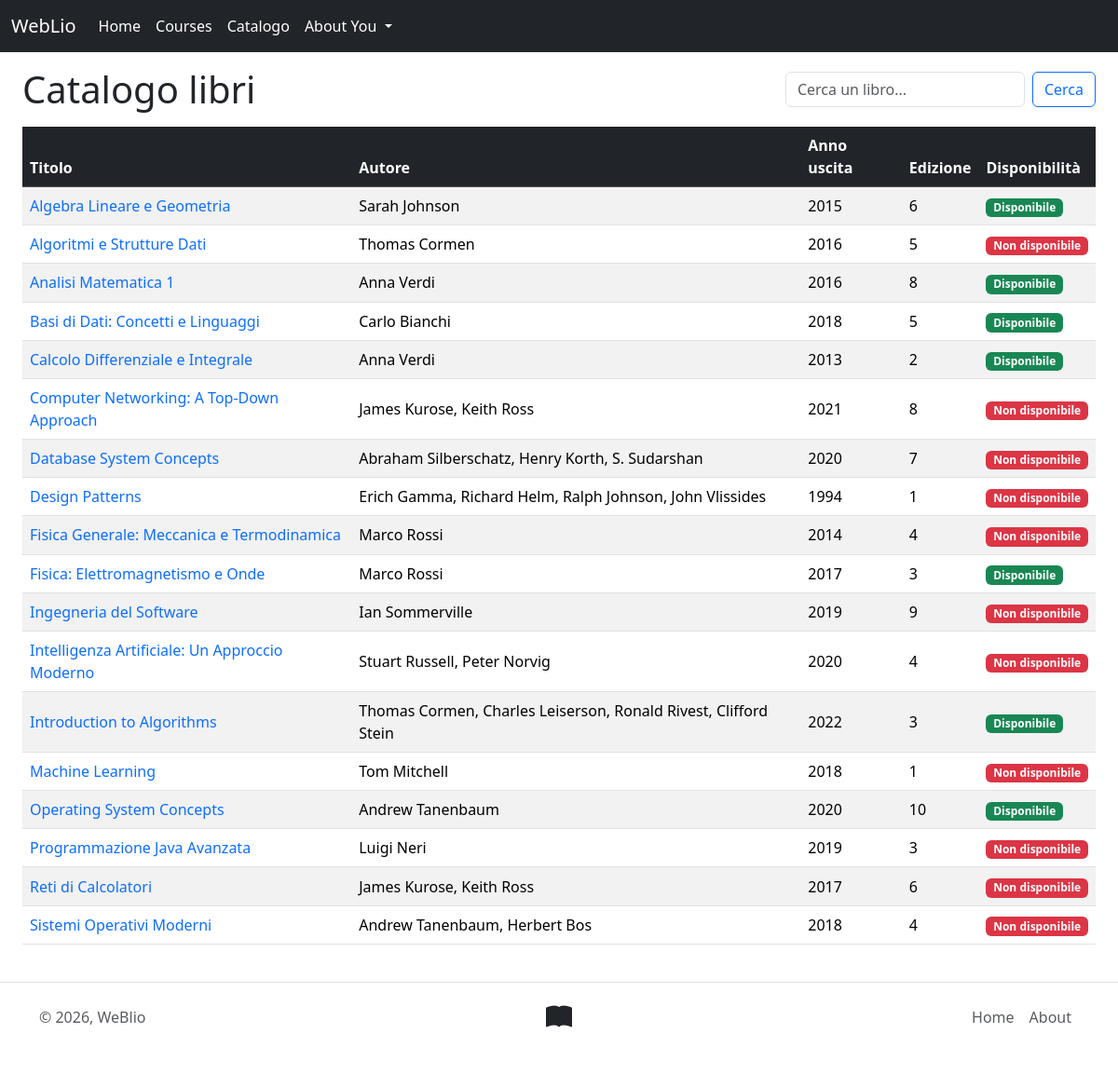
The app's page /php/catalogo.php with its own data.
### tables this page shows
CREATE TABLE IF NOT EXISTS `libri`(
`codice_libro` INT AUTO_INCREMENT,
`nome_libro` VARCHAR(50) NOT NULL, 
`edizione` INT NOT NULL,
`data_uscita` INT NOT NULL,
`descrizione` TEXT,
`immagine_libro` VARCHAR(50),
`disponibile` INT DEFAULT 0,
PRIMARY KEY(`codice_libro`),
INDEX `idx_libri`(`nome_libro` ASC)
);

### php/catalogo.php (called while the page is built)
<?php
    require_once("db/Bootstrap.php");
    $templateParams["titolo"] = "WebLio - Catalogo";
    $q = isset($_GET["q"]) ? trim($_GET["q"]) : "";
    $course = isset($_GET["course"]) ? (int) $_GET["course"] : 0;
    $templateParams["h1"] = "Catalogo libri";
    $templateParams["selectedCourse"] = $course;
    $templateParams["css"] = "../html/css/catalogo.css";
    $templateParams["header"] = "template/headerCatalogue.php";
    $templateParams["baseUpperPage"] = "template/library-form.php";
    $templateParams["Libri"] = $dbh->getBooksBySearch($q,$course);
    require("template/base.php");
?>

### php/db/db.php (called while the page is built, shortened)
<?php
class DatabaseHelper
{
  private $db;
  public function __construct($servername, $username, $password, $dbname, $port)
  {
    $this->db = new mysqli($servername, $username, $password, $dbname, $port);
  }
  public function getBooksBySearch($search, $courseId){
    $search = trim($search);
    $query = "SELECT l.*, GROUP_CONCAT(CONCAT(a.nome_autore,' ',a.cognome_autore) SEPARATOR ', ') AS autore_completo
              FROM libri l
              LEFT JOIN autore_libro al ON l.codice_libro = al.codice_libro
              LEFT JOIN autori a ON a.codice_autore = al.codice_autore";
    $params = [];
    $types  = "";
    if ($courseId != 0) {
        $query .= " INNER JOIN libro_corso lc ON lc.codice_libro = l.codice_libro ";
        $query .= " WHERE lc.codice_corso = ? ";
        $params[] = (int)$courseId;
        $types .= "i";
    } else {
        $query .= " WHERE 1=1 ";
    }if($search !== "") {
        $like = "%".$search."%";
        $query .= " AND (l.nome_libro LIKE ?
                   OR CAST(l.data_uscita AS CHAR) LIKE ?
                   OR EXISTS (
                   SELECT 1
                   FROM autore_libro al2
                   JOIN autori a2 ON a2.codice_autore = al2.codice_autore
                   WHERE al2.codice_libro = l.codice_libro
                   AND CONCAT(a2.nome_autore,' ',a2.cognome_autore) LIKE ?)) ";
        $params[] = $like; $types .= "s";
        $params[] = $like; $types .= "s";
        $params[] = $like; $types .= "s";
    }
    $query .= "
        GROUP BY l.codice_libro
        ORDER BY l.nome_libro ASC
    ";
    $stmt = $this->db->prepare($query);
    $stmt->execute();
    $result = $stmt->get_result();
    return $result->fetch_all(MYSQLI_ASSOC);
  }
}

### php/db/Bootstrap.php (called while the page is built, shortened)
<?php
require_once ROOT_PATH . 'db'.DIRECTORY_SEPARATOR.'db.php';
$dbh = new DatabaseHelper("localhost", "root", "", "weblio", 3306);
?>

### php/template/library-form.php (the view)
<div class="d-flex flex-column flex-md-row justify-content-between align-items-stretch align-items-md-center gap-2 mb-3">
    <h1 class="m-0"><?= $templateParams["h1"] ?></h1>
    <form class="d-flex gap-2" method="GET" action="catalogo.php">
        <input
            class="form-control"
            type="search"
            name="q"
            placeholder="Cerca un libro..."
            aria-label="Search">
        <button class="btn btn-outline-primary flex-shrink-0" type="submit">Cerca</button>
    </form>
</div>
<div class="table-responsive">
  <table class="table table-striped table-hover align-middle">
      <thead class="table-dark">
          <tr>
              <th scope="col">Titolo</th>
              <th scope="col" class="d-none d-md-table-cell">Autore</th>
              <th scope="col" class="d-none d-lg-table-cell">Anno uscita</th>
              <th scope="col" class="d-none d-lg-table-cell">Edizione</th>
              <th scope="col">Disponibilità</th>
          </tr>
      </thead>
      <tbody>
          <?php foreach ($templateParams["Libri"] as $libro): ?>
          <tr>
              <td>
                <a href="book.php?id=<?= $libro["codice_libro"] ?>">
                  <?= !empty(htmlspecialchars($libro["nome_libro"])) ? htmlspecialchars($libro["nome_libro"]) : "N/A" ?>
                </a>
              </td>
              <td class="d-none d-md-table-cell">
                <?= !empty(htmlspecialchars($libro["autore_completo"])) ? htmlspecialchars($libro["autore_completo"]) : "N/A" ?>
              </td>
              <td class="d-none d-lg-table-cell">
                <?= !empty(htmlspecialchars($libro["data_uscita"])) ? htmlspecialchars($libro["data_uscita"]) : "N/A" ?>
              </td>
              <td class="d-none d-lg-table-cell">
                <?= !empty(htmlspecialchars($libro["edizione"])) ? htmlspecialchars($libro["edizione"]) : "N/A" ?>
              </td>
              <td>
                  <?php if ($libro["disponibile"] == 0): ?>
                      <span class="badge bg-success disp">Disponibile</span>
                  <?php else: ?>
                      <span class="badge bg-danger disp">Non disponibile</span>
                  <?php endif; ?>
              </td>
          </tr>
          <?php endforeach; ?>
      </tbody>
  </table>
</div>

### css/styles.css (style rules this page uses)
a { text-decoration: none; }
.disp { cursor:default; }

### records on screen
libri: nome_libro "Algebra Lineare e Geometria", autore_completo "Sarah Johnson", data_uscita "2015", edizione "6", disponibile "Disponibile"
libri: nome_libro "Algoritmi e Strutture Dati", autore_completo "Thomas Cormen", data_uscita "2016", edizione "5", disponibile "Non disponibile"
libri: nome_libro "Analisi Matematica 1", autore_completo "Anna Verdi", data_uscita "2016", edizione "8", disponibile "Disponibile"
libri: nome_libro "Basi di Dati: Concetti e Linguaggi", autore_completo "Carlo Bianchi", data_uscita "2018", edizione "5", disponibile "Disponibile"
libri: nome_libro "Calcolo Differenziale e Integrale", autore_completo "Anna Verdi", data_uscita "2013", edizione "2", disponibile "Disponibile"
libri: nome_libro "Computer Networking: A Top-Down Approach", autore_completo "James Kurose, Keith Ross", data_uscita "2021", edizione "8", disponibile "Non disponibile"
libri: nome_libro "Database System Concepts", autore_completo "Abraham Silberschatz, Henry Korth, S. Sudarshan", data_uscita "2020", edizione "7", disponibile "Non disponibile"
libri: nome_libro "Design Patterns", autore_completo "Erich Gamma, Richard Helm, Ralph Johnson, John Vlissides", data_uscita "1994", edizione "1", disponibile "Non disponibile"
libri: nome_libro "Fisica Generale: Meccanica e Termodinamica", autore_completo "Marco Rossi", data_uscita "2014", edizione "4", disponibile "Non disponibile"
libri: nome_libro "Fisica: Elettromagnetismo e Onde", autore_completo "Marco Rossi", data_uscita "2017", edizione "3", disponibile "Disponibile"
libri: nome_libro "Ingegneria del Software", autore_completo "Ian Sommerville", data_uscita "2019", edizione "9", disponibile "Non disponibile"
libri: nome_libro "Intelligenza Artificiale: Un Approccio Moderno", autore_completo "Stuart Russell, Peter Norvig", data_uscita "2020", edizione "4", disponibile "Non disponibile"
libri: nome_libro "Introduction to Algorithms", autore_completo "Thomas Cormen, Charles Leiserson, Ronald Rivest, Clifford Stein", data_uscita "2022", edizione "3", disponibile "Disponibile"
libri: nome_libro "Machine Learning", autore_completo "Tom Mitchell", data_uscita "2018", edizione "1", disponibile "Non disponibile"
libri: nome_libro "Operating System Concepts", autore_completo "Andrew Tanenbaum", data_uscita "2020", edizione "10", disponibile "Disponibile"
libri: nome_libro "Programmazione Java Avanzata", autore_completo "Luigi Neri", data_uscita "2019", edizione "3", disponibile "Non disponibile"
libri: nome_libro "Reti di Calcolatori", autore_completo "James Kurose, Keith Ross", data_uscita "2017", edizione "6", disponibile "Non disponibile"
libri: nome_libro "Sistemi Operativi Moderni", autore_completo "Andrew Tanenbaum, Herbert Bos", data_uscita "2018", edizione "4", disponibile "Non disponibile"

### other values on screen
$templateParams["h1"] "Catalogo libri"
